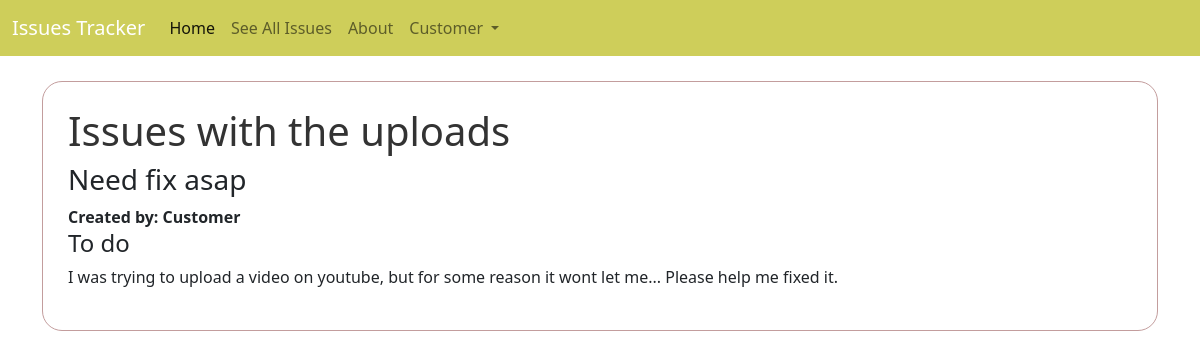
Screenshot of /issues/5/ (signed in) with the database file from the repository.
### accounts/models.py (models this page shows)
class CustomUser(AbstractUser):
    role = models.ForeignKey(
        Role,
        on_delete=models.CASCADE,
        blank = True,
        null = True
    )

class Role(models.Model):
    name = models.CharField(max_length=128)
    def __str__(self):
        return self.name

### issues/models.py (models this page shows, shortened)
class Issues(models.Model):
    title = models.CharField(max_length=256)
    summary = models.CharField(max_length=512)
    description = models.TextField()
    status = models.ForeignKey(
        Status,
        on_delete=models.CASCADE,
        default = 1
    )
    requester = models.ForeignKey(
        get_user_model(),
        on_delete=models.CASCADE,
        related_name = "requester"
    )
    assignee = models.ForeignKey(
        get_user_model(),
        on_delete=models.CASCADE,
        blank=True, null=True,
        related_name = "assignee",
        default = 1
    )

class Status(models.Model):
    name = models.CharField(max_length=128)
    description = models.CharField(max_length=256)
    def __str__(self):
        return self.name

### issues/views.py (the view)
# urls.py: path('<int:pk>/', IssueDetailView.as_view(), name='detail'),
class IssueDetailView(DetailView):
    template_name = "issues/detail.html"
    model = Issues

### templates/issues/detail.html (shortened to what this page needs)
{% extends 'base.html' %}
{% block content %}
<div class="post-detail">
    <h1>{{ issues.title }}</h1>
    <h3>{{ issues.summary }}</h3>
    <strong>Created by: {{ issues.requester }}</strong>
    <h4>{{ issues.status }}</h4>
    <p>{{ issues.description }}</p>
</div>
{% endblock content %}

### templates/base.html (shortened to what this page needs)
{%load static %}
<!DOCTYPE html>
<html lang="en">
<head>
    <link href="https://cdn.jsdelivr.net/npm/bootstrap@5.2.1/dist/css/bootstrap.min.css" rel="stylesheet">
    <link rel="stylesheet" href="https://cdn.jsdelivr.net/npm/bootstrap-icons@1.9.1/font/bootstrap-icons.css">
    <link rel="stylesheet" href="{% static 'css/style.css' %}">
</head>
<body>
    <nav class="navbar navbar-expand-lg">
        <div class="container-fluid">
            <a class="navbar-brand" href="{% url 'home' %}">Issues Tracker</a>
            <div class="collapse navbar-collapse" id="navbarNav">
            <ul class="navbar-nav">
                <li class="nav-item">
                <a class="nav-link active" aria-current="page" href="{% url 'home' %}">Home</a>
                <li class="nav-item">
                    <a class="nav-link" href="{% url 'list' %}">See All Issues</a>
                </li>
                <li class="nav-item">
                    <a class="nav-link" href="{% url 'about' %}">About</a>
                </li>
                {% if user.is_authenticated %}
                <li class="nav-item dropdown">
                    <a class="nav-link dropdown-toggle" href="#" role="button" data-bs-toggle="dropdown" aria-expanded="false">
                      {{user.role}}
                    </a>
                  </li>
                {% endif %}
            </ul>
            </div>
        </div>
    </nav>
    <div class="container">
        {% block content %}
        {% endblock content %}
    </div>
</body>
</html>

### static/css/style.css (style rules this page uses)
.post-detail { border: 1px solid rgb(195, 157, 157); border-radius: 20px; padding: 25px; }
.container { margin-top: 25px; }
h1 { color: rgb(51, 51, 51); }
nav { background-color: rgb(206, 206, 90); }
a.navbar-brand, a.nav-link.active { color: white; }

### rows the page displays
CustomUser: role "Customer"
Issues: title "Issues with the uploads", summary "Need fix asap", requester "Customer", status "To do", description "I was trying to upload a video on youtube, but for some reason it wont let me... Please help me fixed it."
